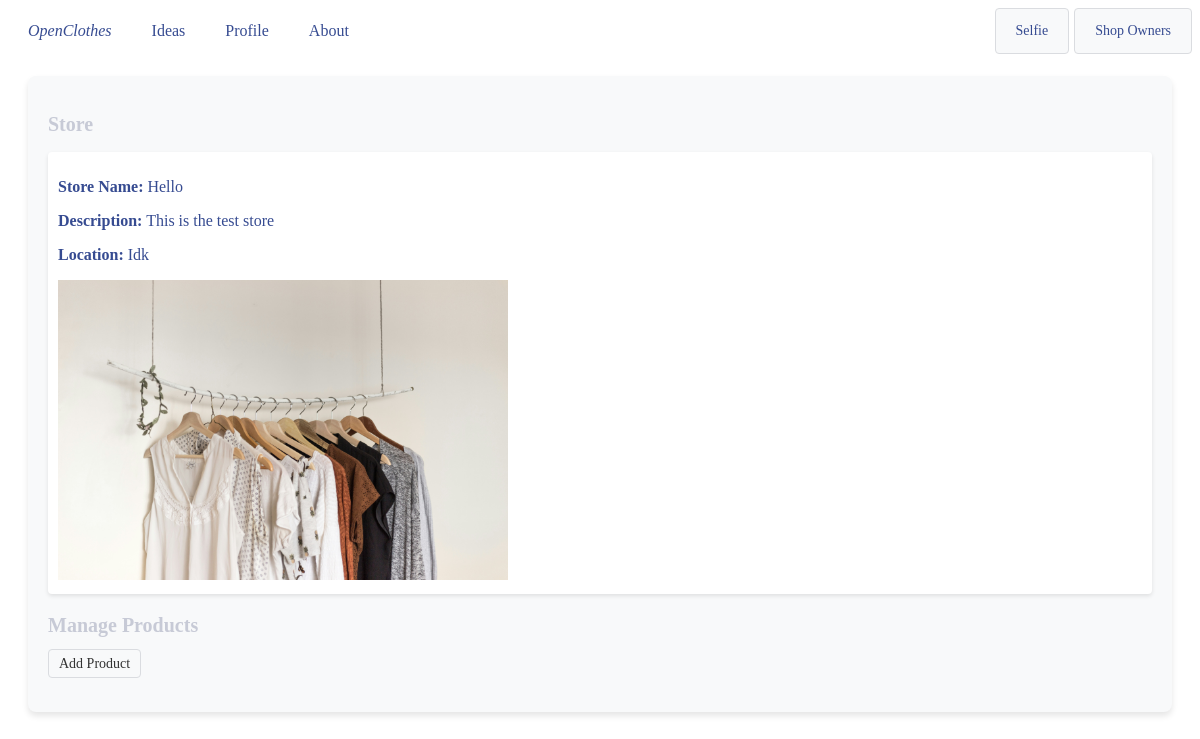
The app's page /store/1/, older data.
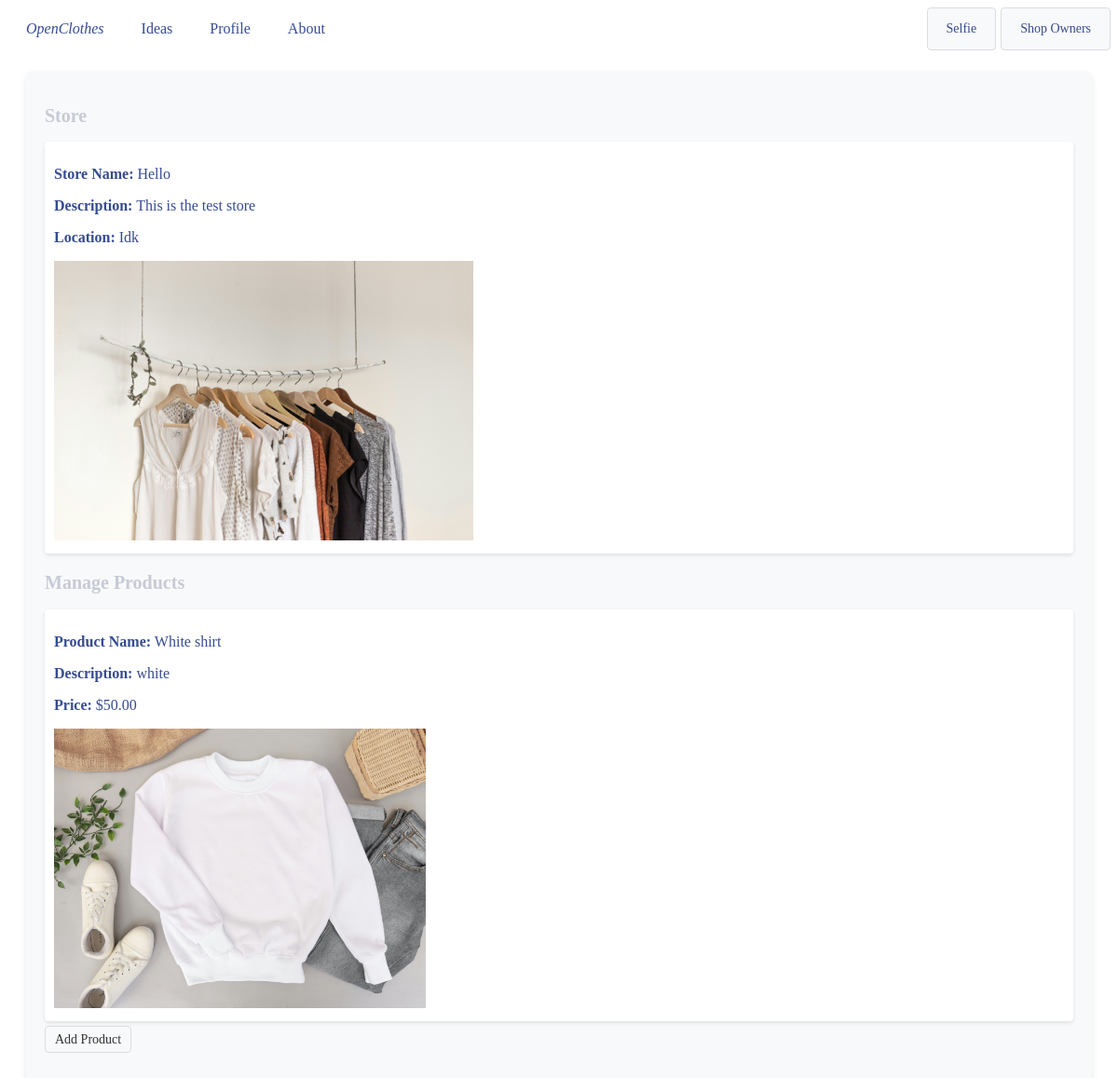
The same page, newer data.
### main/models.py (models this page shows, shortened)
class Store(models.Model):
    user = models.OneToOneField('auth.User', on_delete=models.CASCADE)
    store_name = models.CharField(max_length=255)
    description = models.TextField()
    location = models.CharField(max_length=255)
    image = models.ImageField(upload_to='store_images/')  # Store images in the 'store_images' directory

class Clothes(models.Model):
    store = models.ForeignKey(Store, on_delete=models.CASCADE)
    name = models.CharField(max_length=255)
    description = models.TextField()
    price = models.DecimalField(max_digits=10, decimal_places=2)
    image = models.ImageField(upload_to='clothes_images/')  # Store images in the 'clothes_images' directory

### main/views.py (the view)
# urls.py: path('store/<int:store_id>/', views.store_detail, name='store_detail'),
def store_detail(request, store_id):
    store = Store.objects.get(id=store_id)
    products = Clothes.objects.filter(store=store)
    return render(request, 'store_detail.html', {'store': store, 'products': products})

### main/templates/store_detail.html (shortened to what this page needs)
{% extends "base.html" %}
{% block content %}
<div class="section">
    <h2>Store</h2>
    <div class="item">
        <p><b>Store Name:</b> {{ store.store_name }}</p>
        <p><b>Description:</b> {{ store.description }}</p>
        <p><b>Location:</b> {{ store.location }}</p>
        <img src="{{ store.image.url }}" alt="Store Image">
    </div>
</div>
<div class="section">
    <h2>Manage Products</h2>
    {% for product in products %}
    <div class="item">
        <p><b>Product Name:</b> {{ product.name }}</p>
        <p><b>Description:</b> {{ product.description }}</p>
        <p><b>Price:</b> ${{ product.price }}</p>
        <img src="{{ product.image.url }}" alt="Product Image">
    </div>
    {% endfor %}
    <a href="/product/create/{{store.id}}" class="secondary-button">Add Product</a>
</div>
{% endblock %}

### main/templates/base.html (shortened to what this page needs)
<!DOCTYPE html>
<html lang="en">
<head>
</head>
<body>
    <div class="navbar">
        <a href="/"><i>OpenClothes</i></a>
        <a href="/ideas/">Ideas</a>
        <a href="/profile/">Profile</a>
        <a href="#about">About</a>
        <a href="/dashboard" class="secondary-button" style="float: right;">Shop Owners</a>
        <a href="/selfie" class="secondary-button" style="float: right; margin:0 5px;">Selfie</a>
    </div>
    <div class="content">
        {% block content %}{% endblock %}
    </div>
</body>
</html>

### main/templates/base.html (style rules this page uses)
body { color: rgb(54, 75, 145); display: flex; flex-direction: column; }
.navbar { color: rgb(54, 75, 145); }
.navbar a { float: left; color: rgb(54, 75, 145); text-align: center; padding: 14px 20px; text-decoration: none; }
.secondary-button { text-decoration: none; color: #333; background-color: #f8f9fa; border: 1px solid #dadce0; padding: 6px 10px; margin-bottom: 2px; font-size: 14px; border-radius: 4px; transition: background-color 0.3s, border-color 0.3s; cursor: pointer; }
.content { margin: 20px; padding: 20px; background-color: #f8f9fa; border-radius: 8px; box-shadow: 0 4px 6px rgba(0, 0, 0, 0.1); }
.section { margin-bottom: 20px; }
.section h2 { font-size: 20px; color: rgba(199, 202, 214, 1); }
.item { background-color: #fff; padding: 10px; margin: 10px 0; border-radius: 4px; box-shadow: 0 2px 4px rgba(0, 0, 0, 0.1); }

### main/templates/store_detail.html (style rules this page uses)
.item img { width: auto; height: 300px; }

Row changes from the older to the newer data that the page shows:
added Clothes: name "White shirt", description "white", price "50.00", image (picture)
